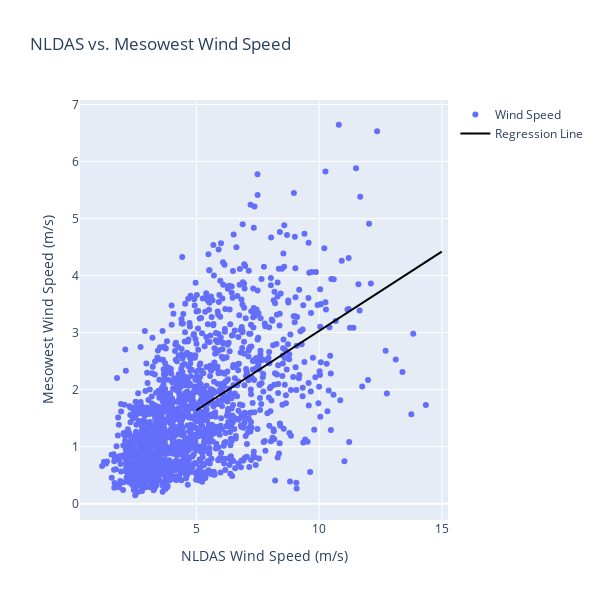

Source (notebook cell):
### Code cell
# let's make a scatter plot of the two datasets
fig = go.Figure()
# add a scatter plot of the two datasets
fig.add_trace(go.Scatter(
    x=merged_wind['nldas_wind_spd'],
    y=merged_wind['value'],
    mode='markers',
    name='Wind Speed',
    # add regression line
    
))
# add a regression line
slope, intercept, r_value, p_value, std_err = stats.linregress(merged_wind['nldas_wind_spd'], merged_wind['value'])
print(f"R^2: {r_value**2}")
x = np.linspace(5, 15, 100)
y = slope*x + intercept
fig.add_trace(go.Scatter(
    x=x,
    y=y,
    mode='lines',
    name='Regression Line',
    line=dict(
        color='black',
        width=2
    )
))
# udpate the layout with labels and titles and make the figure square
fig.update_layout(
    title='NLDAS vs. Mesowest Wind Speed',
    xaxis_title='NLDAS Wind Speed (m/s)',
    yaxis_title='Mesowest Wind Speed (m/s)',
    width=600,
    height=600
)

### Figure 1 — Plotly figure (JSON) as saved in the notebook; plotly's stock layout.template omitted (floating-point values rounded to 4 significant figures; data arrays with more than 128 entries replaced by an {"elided": "..."} marker saying what was removed)
{"data": [{"mode": "markers", "name": "Wind Speed", "type": "scatter", "x": {"elided": "1601 float values"}, "y": {"elided": "1601 float values"}}, {"line": {"color": "black", "width": 2}, "mode": "lines", "name": "Regression Line", "type": "scatter", "x": [5, 5.101, 5.202, 5.303, 5.404, 5.505, 5.606, 5.707, 5.808, 5.909, 6.01, 6.111, 6.212, 6.313, 6.414, 6.515, 6.616, 6.717, 6.818, 6.919, 7.02, 7.121, 7.222, 7.323, 7.424, 7.525, 7.626, 7.727, 7.828, 7.929, 8.03, 8.131, 8.232, 8.333, 8.434, 8.535, 8.636, 8.737, 8.838, 8.939, 9.04, 9.141, 9.242, 9.343, 9.444, 9.545, 9.646, 9.747, 9.848, 9.949, 10.05, 10.15, 10.25, 10.35, 10.45, 10.56, 10.66, 10.76, 10.86, 10.96, 11.06, 11.16, 11.26, 11.36, 11.46, 11.57, 11.67, 11.77, 11.87, 11.97, 12.07, 12.17, 12.27, 12.37, 12.47, 12.58, 12.68, 12.78, 12.88, 12.98, 13.08, 13.18, 13.28, 13.38, 13.48, 13.59, 13.69, 13.79, 13.89, 13.99, 14.09, 14.19, 14.29, 14.39, 14.49, 14.6, 14.7, 14.8, 14.9, 15], "y": [1.638, 1.666, 1.694, 1.722, 1.75, 1.778, 1.806, 1.834, 1.863, 1.891, 1.919, 1.947, 1.975, 2.003, 2.031, 2.059, 2.087, 2.116, 2.144, 2.172, 2.2, 2.228, 2.256, 2.284, 2.312, 2.341, 2.369, 2.397, 2.425, 2.453, 2.481, 2.509, 2.537, 2.565, 2.594, 2.622, 2.65, 2.678, 2.706, 2.734, 2.762, 2.79, 2.819, 2.847, 2.875, 2.903, 2.931, 2.959, 2.987, 3.015, 3.043, 3.072, 3.1, 3.128, 3.156, 3.184, 3.212, 3.24, 3.268, 3.297, 3.325, 3.353, 3.381, 3.409, 3.437, 3.465, 3.493, 3.521, 3.55, 3.578, 3.606, 3.634, 3.662, 3.69, 3.718, 3.746, 3.775, 3.803, 3.831, 3.859, 3.887, 3.915, 3.943, 3.971, 3.999, 4.028, 4.056, 4.084, 4.112, 4.14, 4.168, 4.196, 4.224, 4.253, 4.281, 4.309, 4.337, 4.365, 4.393, 4.421]}], "layout": {"height": 600, "title": {"text": "NLDAS vs. Mesowest Wind Speed"}, "width": 600, "xaxis": {"title": {"text": "NLDAS Wind Speed (m/s)"}}, "yaxis": {"title": {"text": "Mesowest Wind Speed (m/s)"}}}}
